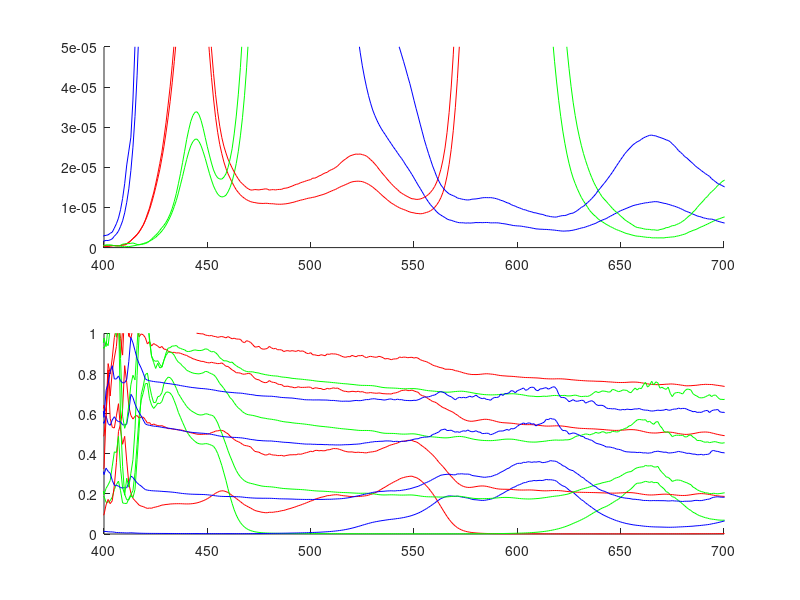

This chart was generated by the following MATLAB code:
load DELL+2212_08-17-2012_2311

specr = specarray(1:4:256,:);
specg = specarray(2:4:256,:);
specb = specarray(3:4:256,:);
specw = specarray(4:4:256,:);

bandwidth=3;
for ddl=1:64
temp = specr;
for w= 1:401
    wbegin = max(1,w-bandwidth);
    wend = min(401,w+bandwidth);
    specr(ddl,w) = mean(temp(ddl,wbegin:wend));
end
end

for ddl=1:64
temp = specg;
for w= 1:401
    wbegin = max(1,w-bandwidth);
    wend = min(401,w+bandwidth);
    specg(ddl,w) = mean(temp(ddl,wbegin:wend));
end
end

for ddl=1:64
temp = specb;
for w= 1:401
    wbegin = max(1,w-bandwidth);
    wend = min(401,w+bandwidth);
    specb(ddl,w) = mean(temp(ddl,wbegin:wend));
end
end


xrange = 380:780;

clf

subplot(2,1,1)
hold on

%for ddl = 1:16:64
for ddl = 48
     plot(xrange,specr(ddl,:),'r')
     plot(xrange,specg(ddl,:),'g')
     plot(xrange,specb(ddl,:),'b')
end
for ddl = 64
     plot(xrange,specr(ddl,:),'r')
     plot(xrange,specg(ddl,:),'g')
     plot(xrange,specb(ddl,:),'b')
end
axis([400 700 0 0.00005])


subplot(2,1,2)
hold on

%for ddl = 1:16:64

for ddl = [1 32 48 56]
   plot(xrange,specr(ddl,:)./specr(64,:),'r')
   plot(xrange,specg(ddl,:)./specg(64,:),'g')
   plot(xrange,specb(ddl,:)./specb(64,:),'b')
end


axis([400 700 0 1])
